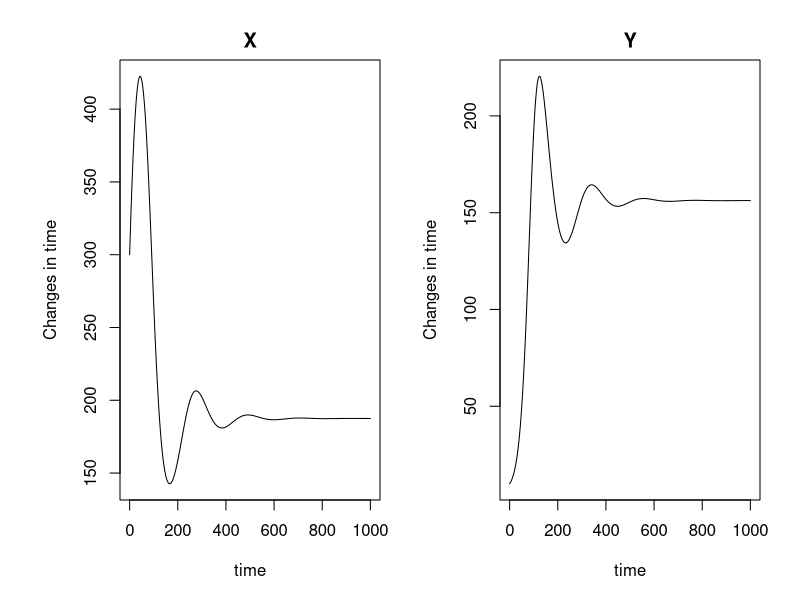
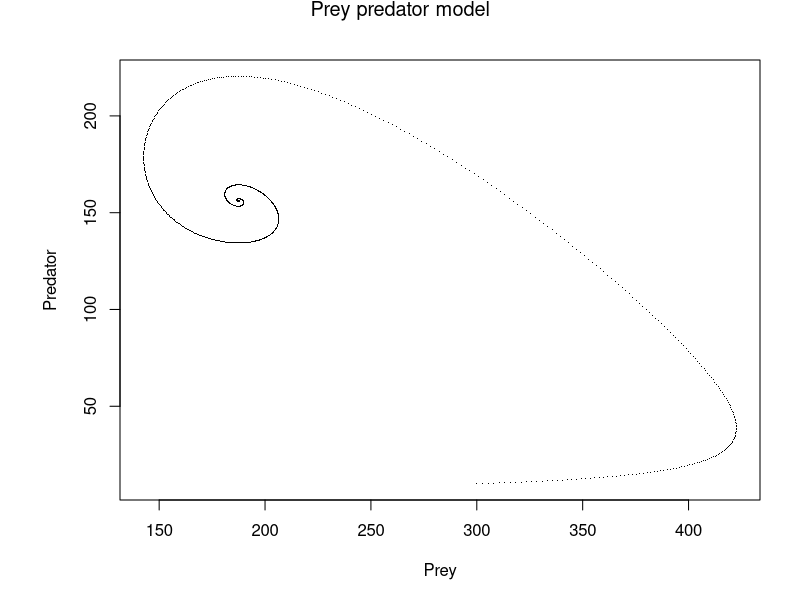
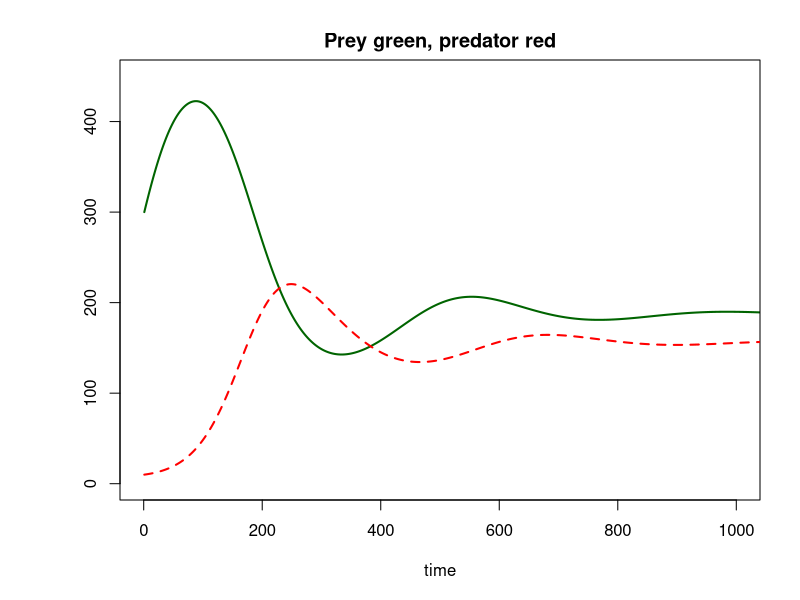

Reproduce these figures in R, in order.
# Prey and Predator


# install.packages("deSolve", dependencies = TRUE)

# Include library

library(deSolve)

# For more information
?deSolve

# There are five model parameters: a, b, K, g and e that are defined first. 
# Parameters are stored
# as a vector with assigned names and values:
parameters <- c(a = 0.05, b = 0.0002, K = 500, g = 0.8, e = 0.03)

# The three state variables are also created as a vector, and their initial values given:
state <- c(X = 300, Y = 10)

# Model equations
Prey <- function(t, state, parameters) { 
  with(as.list(c(state, parameters)),{
  dX <- a*X*(1-X/K) - b*X*Y
  dY <- g*b*X*Y - e*Y
  list(c(dX, dY)) })
  }

# Time specification
times <- seq(0, 1000, by = 0.5)

# Model integration

out <- ode(state, times, Prey, parameters)

# Plotting results
par(oma = c(1, 1, 1, 1)) # Set outside margins
par(mar = c(4, 5, 2, 1)) # Set plot margins

plot(out, xlab = "time", ylab = "Changes in time")

par(mfrow=c(1,1))
plot(out[, "X"], out[, "Y"], pch = ".", xlab='Prey', ylab='Predator')

mtext(outer = TRUE, side = 3, "Prey predator model", cex = 1.2)



plot(out[,"X"], type='l', col = "darkgreen", ylim = c(0, 450), xlim = c(0, 1000), xlab='time', lwd = 2, ylab = "", main ='Prey green, predator red') 
lines(out[,"Y"], col = "red", lwd = 2, lty=2)

########################################################
# Clear workspace
rm(list = ls())
